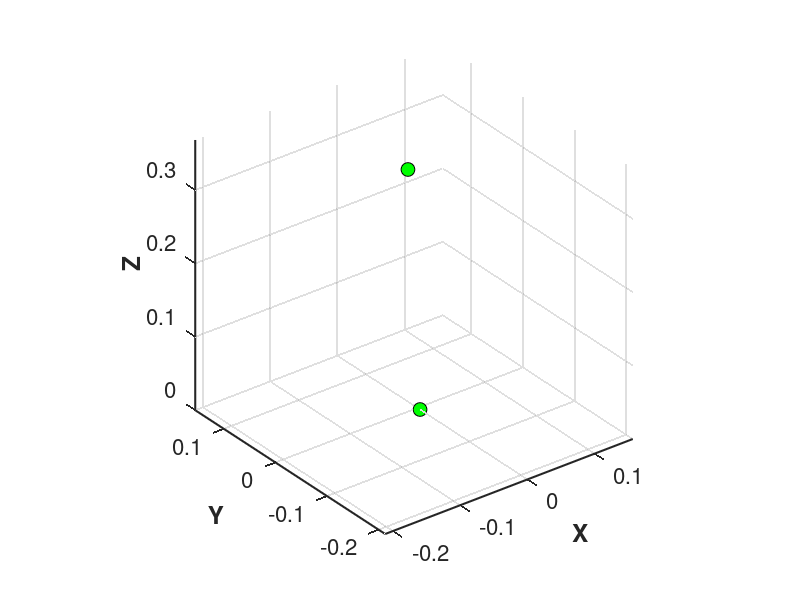

Reproduce this figure in MATLAB. (Note: this script raises an error after producing the figure.)
a =[


161.1683 92.2013 540.8283
106.4284 44.3115 172.7018
 
];

a =(a-a(1,:) -[0 .0048*1000 0])/1000;
theta = 0 ;
Rot_z = [cosd(theta) -sind(theta) 0; sind(theta) cosd(theta) 0; 0 0 1]
a = a*Rot_z
plot3(a(:,1),a(:,2),-a(:,3),'ko','markersize',10,'Markerfacecolor', 'green')
hold on
axis equal
grid on
xlabel( 'X','fontweight','bold','fontsize',20)
ylabel ('Y','fontweight','bold','fontsize',20)
zlabel ('Z','fontweight','bold','fontsize',20)
set(gca,'linewidth',1.5,'FontSize',16)
[x,y,z]=tubeplot([initial_shape(:,1) initial_shape(:,2) initial_shape(:,3)]',.0048)